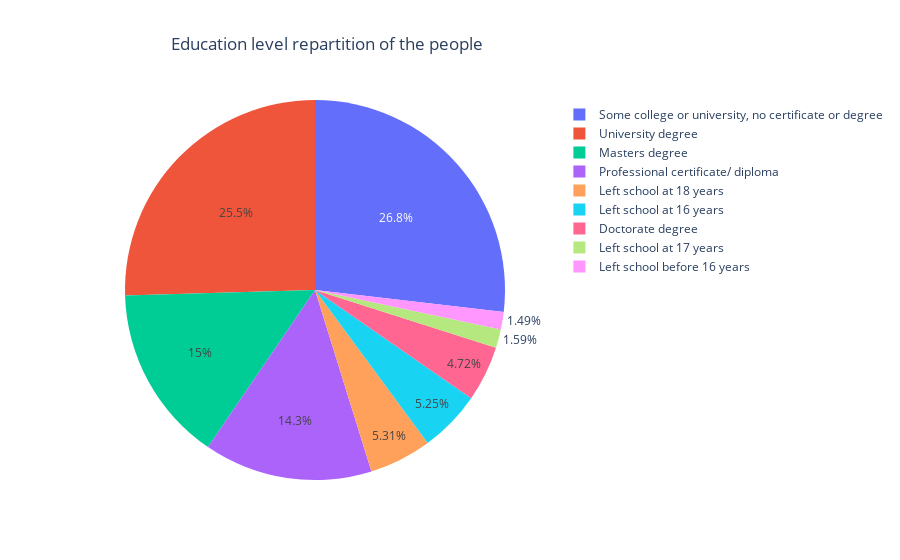

Notebook code cell kept with this figure:
### Markdown cell above
About alcohol, the repartition is the nearly the same for both genders.
It seems that women tend to be more regular and occasional users than men on hard drugs like ecstasy, heroin, LSD.
About nicotine, women are more regular users and men more occasional than women.
Most of the women are regular users of cannabis and a third are occasional ones whereas the repartition for men is more balanced with nearly one third for each. Those results can be explained by the age of the people where nearly the half is between 18 and 34 years.

### Code cell
educ = df2['Education'].map(traduction).value_counts()
fig=go.Figure()
fig.add_trace(go.Pie(values=np.array(educ.values), labels=np.array(educ.index)))
fig.update_layout(title='Education level repartition of the people', title_x=0.19)
fig.show()

### Figure 1 — Plotly figure (JSON) as saved in the notebook; plotly's stock layout.template omitted (floating-point values rounded to 4 significant figures)
{"data": [{"labels": ["Some college or university, no certificate or degree", "University degree  ", "Masters degree ", "Professional certificate/ diploma ", "Left school at 18 years", "Left school at 16 years", "Doctorate degree ", "Left school at 17 years", "Left school before 16 years"], "type": "pie", "values": [506, 480, 283, 270, 100, 99, 89, 30, 28]}], "layout": {"title": {"text": "Education level repartition of the people", "x": 0.19}}}
